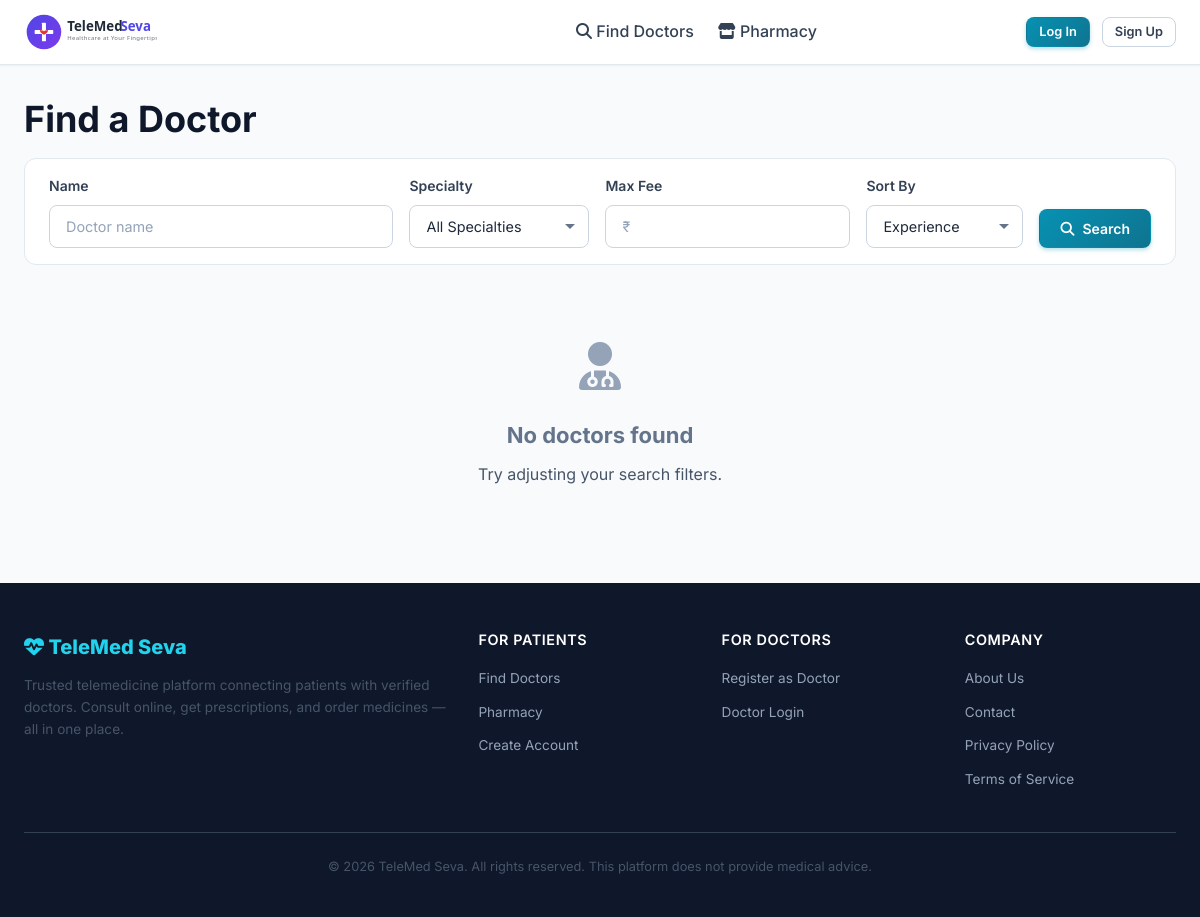
The page /appointments/search on the database as committed earlier.
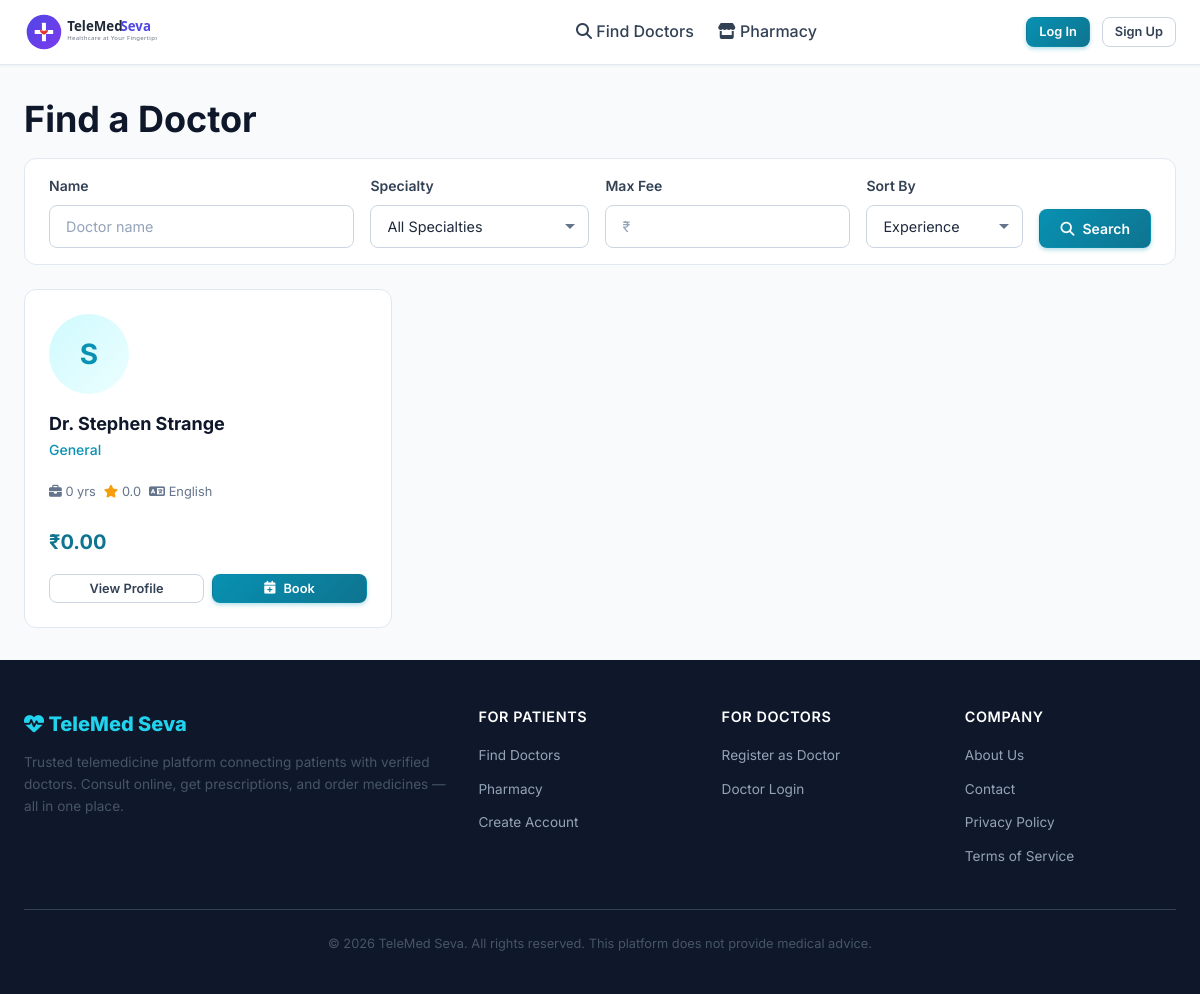
The same page on the database as committed later.
### app/models/user.py (models this page shows, shortened)
class DoctorProfile(db.Model):
    __tablename__ = 'doctor_profiles'
    id = db.Column(db.Integer, primary_key=True)
    user_id = db.Column(db.Integer, db.ForeignKey('users.id', ondelete='CASCADE'), unique=True, nullable=False)
    first_name = db.Column(db.String(100), nullable=False)
    last_name = db.Column(db.String(100), nullable=False)
    phone = db.Column(db.String(20))
    avatar = db.Column(db.String(255))
    specialty_id = db.Column(db.Integer, db.ForeignKey('specialties.id'), nullable=True)
    qualifications = db.Column(db.String(500))
    registration_number = db.Column(db.String(100))
    experience_years = db.Column(db.Integer, default=0)
    bio = db.Column(db.Text)
    languages = db.Column(db.String(300))
    consultation_fee = db.Column(db.Numeric(10, 2), default=0)
    consultation_duration = db.Column(db.Integer, default=30)  # minutes
    is_verified = db.Column(db.Boolean, default=False, nullable=False)
    is_available = db.Column(db.Boolean, default=True, nullable=False)
    created_at = db.Column(db.DateTime, default=lambda: datetime.now(timezone.utc), nullable=False)
    updated_at = db.Column(
        db.DateTime,
        default=lambda: datetime.now(timezone.utc),
        onupdate=lambda: datetime.now(timezone.utc),
    )
    specialty = db.relationship('Specialty', backref='doctors')
    verification = db.relationship(
        'DoctorVerification', backref='doctor', uselist=False, cascade='all, delete-orphan'
    )
    availabilities = db.relationship('Availability', backref='doctor', cascade='all, delete-orphan')
    reviews = db.relationship('Review', backref='doctor', lazy='dynamic')
    @property
    def full_name(self):
        return f'{self.first_name} {self.last_name}'
    @property
    def average_rating(self):
        if hasattr(self, '_avg_rating'):
            return self._avg_rating
        from .review import Review
        result = db.session.query(db.func.avg(Review.rating)).filter(
            Review.doctor_id == self.id
        ).scalar()
        return round(float(result), 1) if result else 0.0
    @classmethod
    def load_rating_stats(cls, doctor_ids):
        from .review import Review
        if not doctor_ids:
            return
        rows = db.session.query(
            Review.doctor_id,
            db.func.avg(Review.rating).label('avg_r'),
            db.func.count(Review.id).label('cnt'),
        ).filter(
            Review.doctor_id.in_(doctor_ids)
        ).group_by(Review.doctor_id).all()
        stats = {r.doctor_id: (round(float(r.avg_r), 1), r.cnt) for r in rows}
        for doc_id in doctor_ids:
            doc = db.session.get(cls, doc_id)
            if doc:
                avg, cnt = stats.get(doc_id, (0.0, 0))
                doc._avg_rating = avg
                doc._review_count = cnt

### app/appointments/routes.py (the view, shortened to what this page needs)
@appointments_bp.route('/search')
def search_doctors():
    specialties = Specialty.query.filter_by(is_active=True).order_by(Specialty.name).all()
    query = DoctorProfile.query.filter_by(is_verified=True, is_available=True)
    specialty_id = request.args.get('specialty', type=int)
    if specialty_id:
        query = query.filter_by(specialty_id=specialty_id)
    name = request.args.get('name', '').strip()
    max_fee = request.args.get('max_fee', type=float)
    if max_fee:
        query = query.filter(DoctorProfile.consultation_fee <= max_fee)
    language = request.args.get('language', '').strip()
    if language:
        query = query.filter(DoctorProfile.languages.ilike(f'%{language}%'))
    sort = request.args.get('sort', 'experience')
    if sort == 'fee_low':
        query = query.order_by(DoctorProfile.consultation_fee.asc())
    elif sort == 'fee_high':
        query = query.order_by(DoctorProfile.consultation_fee.desc())
    elif sort == 'experience':
        query = query.order_by(DoctorProfile.experience_years.desc())
    else:
        query = query.order_by(DoctorProfile.first_name)
    doctors = paginate_query(query, per_page=12)
    DoctorProfile.load_rating_stats([d.id for d in doctors.items])
    return render_template(
        'appointments/search.html',
        title='Find a Doctor',
        doctors=doctors,
        specialties=specialties,
        filters=request.args,
    )

### app/__init__.py (called while the page is built)
def _register_context_processors(app):
    from datetime import datetime, timezone
    @app.context_processor
    def inject_platform():
        return {
            'platform_name': app.config['PLATFORM_NAME'],
            'currency': app.config['PLATFORM_CURRENCY_SYMBOL'],
            'now': lambda: datetime.now(timezone.utc),
        }
    @app.context_processor
    def inject_notification_count():
        from flask_login import current_user
        if current_user.is_authenticated:
            from .models.notification import Notification
            count = Notification.query.filter_by(
                user_id=current_user.id, is_read=False
            ).count()
            return {'unread_notification_count': count}
        return {'unread_notification_count': 0}

### app/utils/helpers.py (called while the page is built)
def paginate_query(query, page=None, per_page=20, max_per_page=100):
    if page is None:
        page = request.args.get('page', 1, type=int)
    per_page = min(request.args.get('per_page', per_page, type=int), max_per_page)
    return query.paginate(page=page, per_page=per_page, error_out=False)

### app/templates/appointments/search.html (shortened to what this page needs)
{% extends "base.html" %}
{% block content %}
<div class="container">
  <h1 class="mb-4">Find a Doctor</h1>
  <div class="card mb-6"><div class="card-body" style="padding:var(--space-4) var(--space-6);">
    <form method="GET" style="display:flex; gap:var(--space-4); flex-wrap:wrap; align-items:end;">
      <div class="form-group mb-0" style="flex:1; min-width:180px;"><label class="form-label">Name</label><input type="text" name="name" class="form-control" value="{{ filters.get('name','') }}" placeholder="Doctor name"></div>
      <div class="form-group mb-0" style="min-width:180px;"><label class="form-label">Specialty</label><select name="specialty" class="form-control"><option value="">All Specialties</option></select></div>
      <div class="form-group mb-0" style="min-width:120px;"><label class="form-label">Max Fee</label><input type="number" name="max_fee" class="form-control" value="{{ filters.get('max_fee','') }}" placeholder="{{ currency }}"></div>
      <div class="form-group mb-0" style="min-width:140px;"><label class="form-label">Sort By</label><select name="sort" class="form-control"><option value="experience" {{ 'selected' if filters.get('sort')=='experience' }}>Experience</option></select></div>
      <button type="submit" class="btn btn-primary"><i class="fas fa-search"></i> Search</button>
    </form>
  </div></div>
  {% if doctors.items %}
  <div class="grid grid-3">
    {% for doc in doctors.items %}
    <div class="doctor-card">
      <div class="doctor-avatar">{% if doc.avatar %}<img src="/uploads/avatars/{{ doc.avatar }}">{% else %}{{ doc.first_name[0] }}{% endif %}</div>
      <div class="doctor-name">Dr. {{ doc.full_name }}</div>
      <div class="doctor-specialty">{{ doc.specialty.name if doc.specialty else 'General' }}</div>
      <div class="doctor-meta">
        <span><i class="fas fa-briefcase"></i> {{ doc.experience_years }} yrs</span>
        <span><i class="fas fa-star text-warning"></i> {{ doc.average_rating }}</span>
        <span><i class="fas fa-language"></i> {{ doc.languages or 'English' }}</span>
      </div>
      <div class="doctor-fee">{{ currency }}{{ doc.consultation_fee }}</div>
      <div style="margin-top:var(--space-4); display:flex; gap:var(--space-2);">
        <a href="{{ url_for('doctor.public_profile', doctor_id=doc.id) }}" class="btn btn-outline btn-sm" style="flex:1;">View Profile</a>
        <a href="{{ url_for('appointments.book', doctor_id=doc.id) }}" class="btn btn-primary btn-sm" style="flex:1;"><i class="fas fa-calendar-plus"></i> Book</a>
      </div>
    </div>
    {% endfor %}
  </div>
  {% else %}
  <div class="empty-state"><div class="empty-icon"><i class="fas fa-user-doctor"></i></div><h3>No doctors found</h3><p>Try adjusting your search filters.</p></div>
  {% endif %}
</div>
{% endblock %}

Rows that differ between the two databases and show on the page:
added DoctorProfile: first_name "S", full_name "Stephen Strange", specialty "General", experience_years "0", average_rating "0.0", languages "English", currency "₹", consultation_fee "0.00"
Other text that changed with them:
text no longer shown: "No doctors found Try adjusting your search filters."
